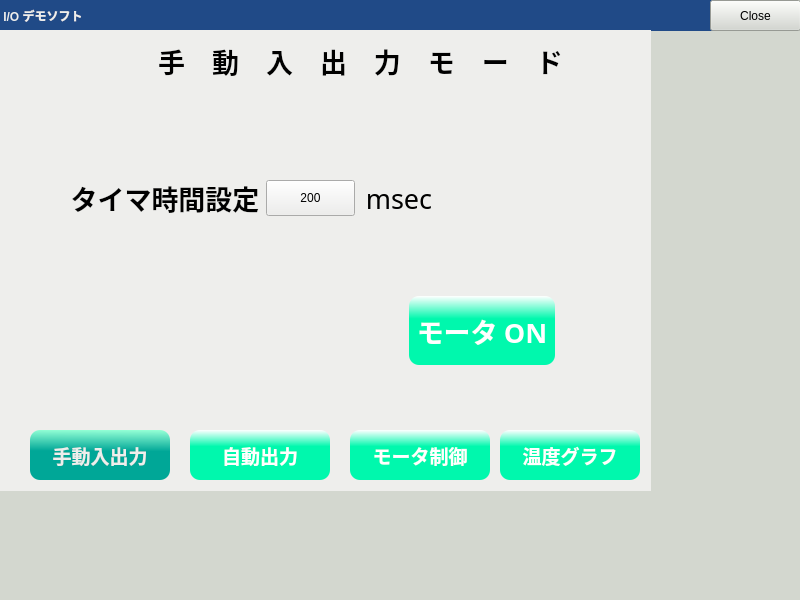
<?xml version="1.0" encoding="UTF-8"?>
<ui version="4.0">
 <class>MainWindow</class>
 <widget class="QMainWindow" name="MainWindow">
  <property name="geometry">
   <rect>
    <x>0</x>
    <y>0</y>
    <width>800</width>
    <height>600</height>
   </rect>
  </property>
  <property name="windowTitle">
   <string>MainWindow</string>
  </property>
  <widget class="QWidget" name="centralwidget">
   <property name="styleSheet">
    <string notr="true">background-color: rgb(211, 215, 207);</string>
   </property>
   <widget class="QLabel" name="label_3">
    <property name="geometry">
     <rect>
      <x>0</x>
      <y>0</y>
      <width>761</width>
      <height>31</height>
     </rect>
    </property>
    <property name="font">
     <font>
      <weight>75</weight>
      <bold>true</bold>
     </font>
    </property>
    <property name="styleSheet">
     <string notr="true">background-color: rgb(32, 74, 135);
color: rgb(238, 238, 236);</string>
    </property>
    <property name="text">
     <string> I/O デモソフト</string>
    </property>
   </widget>
   <widget class="QPushButton" name="pushButton">
    <property name="geometry">
     <rect>
      <x>710</x>
      <y>0</y>
      <width>91</width>
      <height>31</height>
     </rect>
    </property>
    <property name="text">
     <string>Close</string>
    </property>
   </widget>
   <widget class="QWidget" name="centralwidget_2" native="true">
    <property name="geometry">
     <rect>
      <x>0</x>
      <y>30</y>
      <width>651</width>
      <height>461</height>
     </rect>
    </property>
    <property name="styleSheet">
     <string notr="true">background-color: rgb(238, 238, 236);</string>
    </property>
    <widget class="QStackedWidget" name="stackedWidget">
     <property name="geometry">
      <rect>
       <x>10</x>
       <y>80</y>
       <width>638</width>
       <height>311</height>
      </rect>
     </property>
     <property name="currentIndex">
      <number>2</number>
     </property>
     <widget class="QWidget" name="page">
      <widget class="QLabel" name="cePanel1">
       <property name="geometry">
        <rect>
         <x>10</x>
         <y>90</y>
         <width>305</width>
         <height>142</height>
        </rect>
       </property>
       <property name="styleSheet">
        <string notr="true">background-color: rgb(230, 230, 250);</string>
       </property>
       <property name="text">
        <string/>
       </property>
      </widget>
      <widget class="QLabel" name="label">
       <property name="geometry">
        <rect>
         <x>330</x>
         <y>90</y>
         <width>305</width>
         <height>142</height>
        </rect>
       </property>
       <property name="styleSheet">
        <string notr="true">background-color: rgb(255, 240, 245);</string>
       </property>
       <property name="text">
        <string/>
       </property>
      </widget>
      <widget class="QLabel" name="ceCell3">
       <property name="geometry">
        <rect>
         <x>10</x>
         <y>90</y>
         <width>305</width>
         <height>30</height>
        </rect>
       </property>
       <property name="font">
        <font>
         <family>ＭＳ Ｐゴシック</family>
         <pointsize>16</pointsize>
         <weight>75</weight>
         <bold>true</bold>
        </font>
       </property>
       <property name="styleSheet">
        <string notr="true">background-color: rgb(0, 0, 255);
color: rgb(255, 255, 255);</string>
       </property>
       <property name="text">
        <string>タッチパネルでON/OFF</string>
       </property>
       <property name="alignment">
        <set>Qt::AlignCenter</set>
       </property>
      </widget>
      <widget class="QLabel" name="ceCell17">
       <property name="geometry">
        <rect>
         <x>330</x>
         <y>90</y>
         <width>305</width>
         <height>30</height>
        </rect>
       </property>
       <property name="font">
        <font>
         <pointsize>16</pointsize>
         <weight>75</weight>
         <bold>true</bold>
        </font>
       </property>
       <property name="styleSheet">
        <string notr="true">background-color: rgb(255, 0, 127);
color: rgb(255, 255, 255);</string>
       </property>
       <property name="text">
        <string>タクトスイッチでON/OFF</string>
       </property>
       <property name="alignment">
        <set>Qt::AlignCenter</set>
       </property>
      </widget>
      <widget class="QPushButton" name="btnTouchOnOff2">
       <property name="geometry">
        <rect>
         <x>100</x>
         <y>150</y>
         <width>40</width>
         <height>40</height>
        </rect>
       </property>
       <property name="text">
        <string/>
       </property>
      </widget>
      <widget class="QPushButton" name="btnTouchOnOff1">
       <property name="geometry">
        <rect>
         <x>25</x>
         <y>150</y>
         <width>40</width>
         <height>40</height>
        </rect>
       </property>
       <property name="text">
        <string/>
       </property>
      </widget>
      <widget class="QPushButton" name="btnTouchOnOff3">
       <property name="geometry">
        <rect>
         <x>175</x>
         <y>150</y>
         <width>40</width>
         <height>40</height>
        </rect>
       </property>
       <property name="text">
        <string/>
       </property>
      </widget>
      <widget class="QPushButton" name="btnTouchOnOff4">
       <property name="geometry">
        <rect>
         <x>250</x>
         <y>150</y>
         <width>40</width>
         <height>40</height>
        </rect>
       </property>
       <property name="text">
        <string/>
       </property>
      </widget>
      <widget class="QLabel" name="btnTactSwOnOff3_2">
       <property name="geometry">
        <rect>
         <x>495</x>
         <y>150</y>
         <width>40</width>
         <height>40</height>
        </rect>
       </property>
       <property name="text">
        <string/>
       </property>
      </widget>
      <widget class="QLabel" name="btnTactSwOnOff2_2">
       <property name="geometry">
        <rect>
         <x>420</x>
         <y>150</y>
         <width>40</width>
         <height>40</height>
        </rect>
       </property>
       <property name="text">
        <string/>
       </property>
      </widget>
      <widget class="QLabel" name="btnTactSwOnOff1_2">
       <property name="geometry">
        <rect>
         <x>345</x>
         <y>150</y>
         <width>40</width>
         <height>40</height>
        </rect>
       </property>
       <property name="styleSheet">
        <string notr="true">border-style: solid; border-radius: 20px;</string>
       </property>
       <property name="text">
        <string/>
       </property>
      </widget>
      <widget class="QLabel" name="btnTactSwOnOff4_2">
       <property name="geometry">
        <rect>
         <x>570</x>
         <y>150</y>
         <width>40</width>
         <height>40</height>
        </rect>
       </property>
       <property name="text">
        <string/>
       </property>
      </widget>
     </widget>
     <widget class="QWidget" name="page_2">
      <widget class="QLabel" name="cePanel1_3">
       <property name="geometry">
        <rect>
         <x>0</x>
         <y>10</y>
         <width>630</width>
         <height>142</height>
        </rect>
       </property>
       <property name="styleSheet">
        <string notr="true">background-color: rgb(230, 230, 250);</string>
       </property>
       <property name="text">
        <string/>
       </property>
      </widget>
      <widget class="QLabel" name="ceCell3_3">
       <property name="geometry">
        <rect>
         <x>0</x>
         <y>10</y>
         <width>630</width>
         <height>30</height>
        </rect>
       </property>
       <property name="font">
        <font>
         <family>ＭＳ Ｐゴシック</family>
         <pointsize>16</pointsize>
         <weight>75</weight>
         <bold>true</bold>
        </font>
       </property>
       <property name="styleSheet">
        <string notr="true">background-color: rgb(0, 0, 255);
color: rgb(255, 255, 255);</string>
       </property>
       <property name="text">
        <string>LEDを単位時間でカウント</string>
       </property>
       <property name="alignment">
        <set>Qt::AlignCenter</set>
       </property>
      </widget>
      <widget class="QLabel" name="ceCellLED2">
       <property name="geometry">
        <rect>
         <x>95</x>
         <y>70</y>
         <width>40</width>
         <height>40</height>
        </rect>
       </property>
       <property name="text">
        <string/>
       </property>
      </widget>
      <widget class="QLabel" name="ceCellLED6">
       <property name="geometry">
        <rect>
         <x>395</x>
         <y>70</y>
         <width>40</width>
         <height>40</height>
        </rect>
       </property>
       <property name="text">
        <string/>
       </property>
      </widget>
      <widget class="QLabel" name="ceCellLED5">
       <property name="geometry">
        <rect>
         <x>320</x>
         <y>70</y>
         <width>40</width>
         <height>40</height>
        </rect>
       </property>
       <property name="text">
        <string/>
       </property>
      </widget>
      <widget class="QLabel" name="ceCellLED8">
       <property name="geometry">
        <rect>
         <x>545</x>
         <y>70</y>
         <width>40</width>
         <height>40</height>
        </rect>
       </property>
       <property name="text">
        <string/>
       </property>
      </widget>
      <widget class="QLabel" name="ceCellLED4">
       <property name="geometry">
        <rect>
         <x>245</x>
         <y>70</y>
         <width>40</width>
         <height>40</height>
        </rect>
       </property>
       <property name="text">
        <string/>
       </property>
      </widget>
      <widget class="QLabel" name="ceCellLED1">
       <property name="geometry">
        <rect>
         <x>20</x>
         <y>70</y>
         <width>40</width>
         <height>40</height>
        </rect>
       </property>
       <property name="styleSheet">
        <string notr="true">border-style: solid; border-radius: 20px;</string>
       </property>
       <property name="text">
        <string/>
       </property>
      </widget>
      <widget class="QLabel" name="ceCellLED7">
       <property name="geometry">
        <rect>
         <x>470</x>
         <y>70</y>
         <width>40</width>
         <height>40</height>
        </rect>
       </property>
       <property name="text">
        <string/>
       </property>
      </widget>
      <widget class="QLabel" name="ceCellLED3">
       <property name="geometry">
        <rect>
         <x>170</x>
         <y>70</y>
         <width>40</width>
         <height>40</height>
        </rect>
       </property>
       <property name="text">
        <string/>
       </property>
      </widget>
      <widget class="QLabel" name="label_5">
       <property name="geometry">
        <rect>
         <x>344</x>
         <y>276</y>
         <width>287</width>
         <height>17</height>
        </rect>
       </property>
       <property name="font">
        <font>
         <family>Tahoma</family>
         <pointsize>10</pointsize>
        </font>
       </property>
       <property name="text">
        <string>※自動出力中は手動入出力が停止します</string>
       </property>
       <property name="alignment">
        <set>Qt::AlignRight|Qt::AlignTrailing|Qt::AlignVCenter</set>
       </property>
      </widget>
      <widget class="QLabel" name="ceCell2">
       <property name="geometry">
        <rect>
         <x>388</x>
         <y>224</y>
         <width>74</width>
         <height>36</height>
        </rect>
       </property>
       <property name="font">
        <font>
         <family>ＭＳ Ｐゴシック</family>
         <pointsize>16</pointsize>
         <weight>75</weight>
         <bold>true</bold>
        </font>
       </property>
       <property name="styleSheet">
        <string notr="true">color: rgb(0, 0, 0);</string>
       </property>
       <property name="text">
        <string>msec</string>
       </property>
       <property name="alignment">
        <set>Qt::AlignLeading|Qt::AlignLeft|Qt::AlignVCenter</set>
       </property>
      </widget>
      <widget class="QLabel" name="startstop">
       <property name="geometry">
        <rect>
         <x>21</x>
         <y>266</y>
         <width>21</width>
         <height>21</height>
        </rect>
       </property>
       <property name="text">
        <string/>
       </property>
      </widget>
      <widget class="QLabel" name="labelCount">
       <property name="geometry">
        <rect>
         <x>324</x>
         <y>170</y>
         <width>58</width>
         <height>34</height>
        </rect>
       </property>
       <property name="font">
        <font>
         <family>ＭＳ Ｐゴシック</family>
         <pointsize>14</pointsize>
         <weight>75</weight>
         <bold>true</bold>
        </font>
       </property>
       <property name="text">
        <string/>
       </property>
      </widget>
      <widget class="QPushButton" name="btnIntervalUp">
       <property name="geometry">
        <rect>
         <x>42</x>
         <y>170</y>
         <width>100</width>
         <height>90</height>
        </rect>
       </property>
       <property name="text">
        <string/>
       </property>
      </widget>
      <widget class="QPushButton" name="btnIntervalDown">
       <property name="geometry">
        <rect>
         <x>177</x>
         <y>170</y>
         <width>100</width>
         <height>90</height>
        </rect>
       </property>
       <property name="text">
        <string/>
       </property>
      </widget>
      <widget class="QPushButton" name="speedset">
       <property name="geometry">
        <rect>
         <x>293</x>
         <y>224</y>
         <width>89</width>
         <height>36</height>
        </rect>
       </property>
       <property name="text">
        <string/>
       </property>
      </widget>
      <widget class="QLabel" name="ceCell1">
       <property name="geometry">
        <rect>
         <x>388</x>
         <y>170</y>
         <width>73</width>
         <height>34</height>
        </rect>
       </property>
       <property name="font">
        <font>
         <family>ＭＳ Ｐゴシック</family>
         <pointsize>16</pointsize>
         <weight>75</weight>
         <bold>true</bold>
        </font>
       </property>
       <property name="styleSheet">
        <string notr="true">color: rgb(0, 0, 0);</string>
       </property>
       <property name="text">
        <string>count</string>
       </property>
       <property name="alignment">
        <set>Qt::AlignLeading|Qt::AlignLeft|Qt::AlignVCenter</set>
       </property>
      </widget>
      <widget class="QPushButton" name="btnStartStop">
       <property name="geometry">
        <rect>
         <x>480</x>
         <y>170</y>
         <width>140</width>
         <height>90</height>
        </rect>
       </property>
       <property name="font">
        <font>
         <family>ＭＳ Ｐゴシック</family>
         <pointsize>20</pointsize>
         <weight>75</weight>
         <bold>true</bold>
        </font>
       </property>
       <property name="styleSheet">
        <string notr="true">color: rgb(255, 255, 255);
background-color: qlineargradient(spread:pad, x1:0.5, y1:0.33, x2:0.5, y2:0, stop:0 rgba(0, 248, 173, 255), stop:1 rgba(255, 255, 255, 255));
border-radius: 10px;</string>
       </property>
       <property name="text">
        <string>自動出力
START</string>
       </property>
      </widget>
      <widget class="QLabel" name="autoflag">
       <property name="geometry">
        <rect>
         <x>20</x>
         <y>330</y>
         <width>31</width>
         <height>17</height>
        </rect>
       </property>
       <property name="text">
        <string/>
       </property>
      </widget>
      <zorder>cePanel1_3</zorder>
      <zorder>ceCell3_3</zorder>
      <zorder>ceCellLED2</zorder>
      <zorder>ceCellLED6</zorder>
      <zorder>ceCellLED5</zorder>
      <zorder>ceCellLED8</zorder>
      <zorder>ceCellLED4</zorder>
      <zorder>ceCellLED1</zorder>
      <zorder>ceCellLED7</zorder>
      <zorder>ceCellLED3</zorder>
      <zorder>label_5</zorder>
      <zorder>ceCell2</zorder>
      <zorder>startstop</zorder>
      <zorder>labelCount</zorder>
      <zorder>btnIntervalDown</zorder>
      <zorder>speedset</zorder>
      <zorder>ceCell1</zorder>
      <zorder>btnStartStop</zorder>
      <zorder>btnIntervalUp</zorder>
      <zorder>autoflag</zorder>
     </widget>
     <widget class="QWidget" name="page_3">
      <widget class="QPushButton" name="setSpeed">
       <property name="geometry">
        <rect>
         <x>256</x>
         <y>70</y>
         <width>89</width>
         <height>36</height>
        </rect>
       </property>
       <property name="text">
        <string>200</string>
       </property>
      </widget>
      <widget class="QPushButton" name="pushButton_2">
       <property name="geometry">
        <rect>
         <x>399</x>
         <y>186</y>
         <width>146</width>
         <height>69</height>
        </rect>
       </property>
       <property name="font">
        <font>
         <family>ＭＳ Ｐゴシック</family>
         <pointsize>20</pointsize>
         <weight>75</weight>
         <bold>true</bold>
        </font>
       </property>
       <property name="styleSheet">
        <string notr="true">background-color: qlineargradient(spread:pad, x1:0.5, y1:0.33, x2:0.5, y2:0, stop:0 rgba(0, 248, 173, 255), stop:1 rgba(255, 255, 255, 255));
color: rgb(255, 255, 255);
border-radius: 10px;</string>
       </property>
       <property name="text">
        <string>モータ ON</string>
       </property>
      </widget>
      <widget class="QLabel" name="ceCell4">
       <property name="geometry">
        <rect>
         <x>352</x>
         <y>70</y>
         <width>74</width>
         <height>36</height>
        </rect>
       </property>
       <property name="font">
        <font>
         <family>ＭＳ Ｐゴシック</family>
         <pointsize>20</pointsize>
        </font>
       </property>
       <property name="text">
        <string>msec</string>
       </property>
       <property name="alignment">
        <set>Qt::AlignCenter</set>
       </property>
      </widget>
      <widget class="QLabel" name="ceCell3_4">
       <property name="geometry">
        <rect>
         <x>60</x>
         <y>70</y>
         <width>190</width>
         <height>36</height>
        </rect>
       </property>
       <property name="font">
        <font>
         <family>ＭＳ Ｐゴシック</family>
         <pointsize>20</pointsize>
         <weight>75</weight>
         <bold>true</bold>
        </font>
       </property>
       <property name="text">
        <string>タイマ時間設定</string>
       </property>
       <property name="alignment">
        <set>Qt::AlignCenter</set>
       </property>
      </widget>
     </widget>
     <widget class="QWidget" name="page_4">
      <widget class="QCustomPlot" name="plot" native="true">
       <property name="geometry">
        <rect>
         <x>30</x>
         <y>0</y>
         <width>578</width>
         <height>241</height>
        </rect>
       </property>
       <widget class="QLabel" name="tempUpperLimit">
        <property name="geometry">
         <rect>
          <x>30</x>
          <y>0</y>
          <width>161</width>
          <height>14</height>
         </rect>
        </property>
        <property name="font">
         <font>
          <pointsize>9</pointsize>
         </font>
        </property>
        <property name="styleSheet">
         <string notr="true">background-color: rgb(255, 255, 255);</string>
        </property>
        <property name="text">
         <string/>
        </property>
       </widget>
       <widget class="QLabel" name="timestamp">
        <property name="geometry">
         <rect>
          <x>520</x>
          <y>230</y>
          <width>50</width>
          <height>10</height>
         </rect>
        </property>
        <property name="font">
         <font>
          <pointsize>8</pointsize>
         </font>
        </property>
        <property name="styleSheet">
         <string notr="true">background-color: rgb(255, 255, 255);</string>
        </property>
        <property name="text">
         <string>時間</string>
        </property>
        <property name="alignment">
         <set>Qt::AlignCenter</set>
        </property>
       </widget>
      </widget>
      <widget class="QLabel" name="label_4">
       <property name="geometry">
        <rect>
         <x>140</x>
         <y>250</y>
         <width>20</width>
         <height>20</height>
        </rect>
       </property>
       <property name="text">
        <string/>
       </property>
      </widget>
      <widget class="QLabel" name="cellOrg">
       <property name="geometry">
        <rect>
         <x>40</x>
         <y>250</y>
         <width>81</width>
         <height>20</height>
        </rect>
       </property>
       <property name="font">
        <font>
         <family>ＭＳ Ｐゴシック</family>
         <pointsize>9</pointsize>
        </font>
       </property>
       <property name="text">
        <string>原点：0℃</string>
       </property>
       <property name="alignment">
        <set>Qt::AlignJustify|Qt::AlignVCenter</set>
       </property>
      </widget>
      <widget class="QPushButton" name="pushButton_3">
       <property name="geometry">
        <rect>
         <x>472</x>
         <y>251</y>
         <width>143</width>
         <height>55</height>
        </rect>
       </property>
       <property name="font">
        <font>
         <pointsize>12</pointsize>
         <weight>75</weight>
         <bold>true</bold>
        </font>
       </property>
       <property name="styleSheet">
        <string notr="true">background-color: qlineargradient(spread:pad, x1:0.5, y1:0.33, x2:0.5, y2:0, stop:0 rgba(0, 248, 173, 255), stop:1 rgba(255, 255, 255, 255));
color: rgb(255, 255, 255);
border-radius: 10px;
border-color: black;</string>
       </property>
       <property name="text">
        <string>サンプリング
ストップ</string>
       </property>
      </widget>
      <widget class="QLabel" name="cellTempNow">
       <property name="geometry">
        <rect>
         <x>41</x>
         <y>276</y>
         <width>155</width>
         <height>29</height>
        </rect>
       </property>
       <property name="font">
        <font>
         <family>ＭＳ Ｐゴシック</family>
         <pointsize>14</pointsize>
        </font>
       </property>
       <property name="styleSheet">
        <string notr="true"/>
       </property>
       <property name="text">
        <string>&lt;html&gt;&lt;head/&gt;&lt;body&gt;&lt;p&gt;現在温度：25℃&lt;/p&gt;&lt;/body&gt;&lt;/html&gt;</string>
       </property>
      </widget>
     </widget>
    </widget>
    <widget class="QPushButton" name="btnDispManual">
     <property name="geometry">
      <rect>
       <x>30</x>
       <y>400</y>
       <width>140</width>
       <height>50</height>
      </rect>
     </property>
     <property name="font">
      <font>
       <family>ＭＳ Ｐゴシック</family>
       <pointsize>14</pointsize>
       <weight>75</weight>
       <bold>true</bold>
      </font>
     </property>
     <property name="styleSheet">
      <string notr="true">background-color: qlineargradient(spread:pad, x1:0.49, y1:0.722182, x2:0.500192, y2:0, stop:0.415459 rgba(0, 167, 151, 255), stop:1 rgba(147, 255, 213, 255));
color: rgb(238, 238, 236);
border-radius: 10px;</string>
     </property>
     <property name="text">
      <string>手動入出力</string>
     </property>
    </widget>
    <widget class="QPushButton" name="btnDispAuto">
     <property name="geometry">
      <rect>
       <x>190</x>
       <y>400</y>
       <width>140</width>
       <height>50</height>
      </rect>
     </property>
     <property name="font">
      <font>
       <family>ＭＳ Ｐゴシック</family>
       <pointsize>14</pointsize>
       <weight>75</weight>
       <bold>true</bold>
      </font>
     </property>
     <property name="styleSheet">
      <string notr="true">background-color: qlineargradient(spread:pad, x1:0.5, y1:0.33, x2:0.5, y2:0, stop:0 rgba(0, 248, 173, 255), stop:1 rgba(255, 255, 255, 255));
color: rgb(255, 255, 255);
border-radius: 10px;</string>
     </property>
     <property name="text">
      <string>自動出力</string>
     </property>
    </widget>
    <widget class="QPushButton" name="btnDispMotor">
     <property name="geometry">
      <rect>
       <x>350</x>
       <y>400</y>
       <width>140</width>
       <height>50</height>
      </rect>
     </property>
     <property name="font">
      <font>
       <family>ＭＳ Ｐゴシック</family>
       <pointsize>14</pointsize>
       <weight>75</weight>
       <bold>true</bold>
      </font>
     </property>
     <property name="styleSheet">
      <string notr="true">background-color: qlineargradient(spread:pad, x1:0.5, y1:0.33, x2:0.5, y2:0, stop:0 rgba(0, 248, 173, 255), stop:1 rgba(255, 255, 255, 255));
color: rgb(255, 255, 255);
border-radius: 10px;</string>
     </property>
     <property name="text">
      <string>モータ制御</string>
     </property>
    </widget>
    <widget class="QPushButton" name="btnDispGraph">
     <property name="geometry">
      <rect>
       <x>500</x>
       <y>400</y>
       <width>140</width>
       <height>50</height>
      </rect>
     </property>
     <property name="font">
      <font>
       <family>ＭＳ Ｐゴシック</family>
       <pointsize>14</pointsize>
       <weight>75</weight>
       <bold>true</bold>
      </font>
     </property>
     <property name="styleSheet">
      <string notr="true">background-color: qlineargradient(spread:pad, x1:0.5, y1:0.33, x2:0.5, y2:0, stop:0 rgba(0, 248, 173, 255), stop:1 rgba(255, 255, 255, 255));
color: rgb(255, 255, 255);
border-radius: 10px;
border-color: black;</string>
     </property>
     <property name="text">
      <string>温度グラフ</string>
     </property>
    </widget>
    <widget class="QLabel" name="cecellTitle">
     <property name="geometry">
      <rect>
       <x>120</x>
       <y>10</y>
       <width>481</width>
       <height>41</height>
      </rect>
     </property>
     <property name="font">
      <font>
       <family>ＭＳ Ｐゴシック</family>
       <pointsize>20</pointsize>
       <weight>75</weight>
       <bold>true</bold>
      </font>
     </property>
     <property name="styleSheet">
      <string notr="true">color: rgb(0, 0, 0);</string>
     </property>
     <property name="text">
      <string>手　動　入　出　力　モ　ー　ド</string>
     </property>
     <property name="alignment">
      <set>Qt::AlignCenter</set>
     </property>
    </widget>
    <widget class="QLabel" name="upperBar_2">
     <property name="geometry">
      <rect>
       <x>20</x>
       <y>50</y>
       <width>620</width>
       <height>7</height>
      </rect>
     </property>
     <property name="text">
      <string/>
     </property>
    </widget>
    <widget class="QLabel" name="lowerBar_2">
     <property name="geometry">
      <rect>
       <x>20</x>
       <y>390</y>
       <width>620</width>
       <height>7</height>
      </rect>
     </property>
     <property name="text">
      <string/>
     </property>
    </widget>
   </widget>
  </widget>
 </widget>
 <customwidgets>
  <customwidget>
   <class>QCustomPlot</class>
   <extends>QWidget</extends>
   <header>qcustomplot.h</header>
   <container>1</container>
  </customwidget>
 </customwidgets>
 <resources/>
 <connections/>
</ui>
